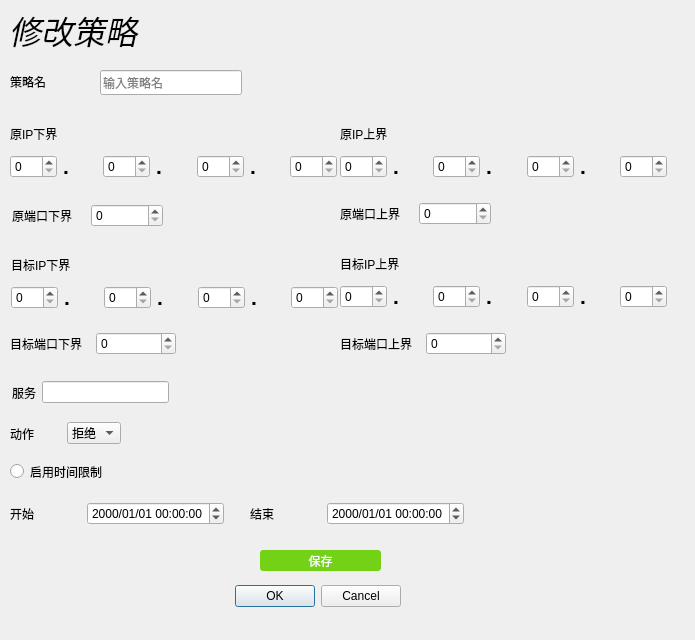
<?xml version="1.0" encoding="UTF-8"?>
<ui version="4.0">
 <class>alterrule</class>
 <widget class="QDialog" name="alterrule">
  <property name="geometry">
   <rect>
    <x>0</x>
    <y>0</y>
    <width>695</width>
    <height>640</height>
   </rect>
  </property>
  <property name="windowTitle">
   <string>Dialog</string>
  </property>
  <widget class="QDialogButtonBox" name="buttonBox">
   <property name="geometry">
    <rect>
     <x>60</x>
     <y>580</y>
     <width>341</width>
     <height>32</height>
    </rect>
   </property>
   <property name="orientation">
    <enum>Qt::Horizontal</enum>
   </property>
   <property name="standardButtons">
    <set>QDialogButtonBox::Cancel|QDialogButtonBox::Ok</set>
   </property>
  </widget>
  <widget class="QLabel" name="label_2">
   <property name="geometry">
    <rect>
     <x>10</x>
     <y>70</y>
     <width>45</width>
     <height>23</height>
    </rect>
   </property>
   <property name="text">
    <string>策略名</string>
   </property>
  </widget>
  <widget class="QWidget" name="layoutWidget">
   <property name="geometry">
    <rect>
     <x>11</x>
     <y>251</y>
     <width>327</width>
     <height>59</height>
    </rect>
   </property>
   <layout class="QVBoxLayout" name="verticalLayout_3">
    <item>
     <widget class="QLabel" name="label_6">
      <property name="text">
       <string>目标IP下界</string>
      </property>
     </widget>
    </item>
    <item>
     <layout class="QHBoxLayout" name="horizontalLayout_3">
      <item>
       <widget class="QSpinBox" name="target_ip_down1">
        <property name="maximum">
         <number>255</number>
        </property>
       </widget>
      </item>
      <item>
       <widget class="QLabel" name="label_19">
        <property name="font">
         <font>
          <pointsize>16</pointsize>
          <weight>75</weight>
          <bold>true</bold>
         </font>
        </property>
        <property name="text">
         <string>.</string>
        </property>
        <property name="margin">
         <number>0</number>
        </property>
        <property name="indent">
         <number>-1</number>
        </property>
       </widget>
      </item>
      <item>
       <widget class="QSpinBox" name="target_ip_down2">
        <property name="maximum">
         <number>255</number>
        </property>
       </widget>
      </item>
      <item>
       <widget class="QLabel" name="label_20">
        <property name="font">
         <font>
          <pointsize>16</pointsize>
          <weight>75</weight>
          <bold>true</bold>
         </font>
        </property>
        <property name="text">
         <string>.</string>
        </property>
        <property name="margin">
         <number>0</number>
        </property>
        <property name="indent">
         <number>-1</number>
        </property>
       </widget>
      </item>
      <item>
       <widget class="QSpinBox" name="target_ip_down3">
        <property name="maximum">
         <number>255</number>
        </property>
       </widget>
      </item>
      <item>
       <widget class="QLabel" name="label_21">
        <property name="font">
         <font>
          <pointsize>16</pointsize>
          <weight>75</weight>
          <bold>true</bold>
         </font>
        </property>
        <property name="text">
         <string>.</string>
        </property>
        <property name="margin">
         <number>0</number>
        </property>
        <property name="indent">
         <number>-1</number>
        </property>
       </widget>
      </item>
      <item>
       <widget class="QSpinBox" name="target_ip_down4">
        <property name="maximum">
         <number>255</number>
        </property>
       </widget>
      </item>
     </layout>
    </item>
   </layout>
  </widget>
  <widget class="QWidget" name="layoutWidget_2">
   <property name="geometry">
    <rect>
     <x>12</x>
     <y>202</y>
     <width>151</width>
     <height>28</height>
    </rect>
   </property>
   <layout class="QHBoxLayout" name="horizontalLayout_6">
    <item>
     <widget class="QLabel" name="label_10">
      <property name="text">
       <string>原端口下界</string>
      </property>
     </widget>
    </item>
    <item>
     <widget class="QSpinBox" name="ori_port_down">
      <property name="maximum">
       <number>65536</number>
      </property>
     </widget>
    </item>
   </layout>
  </widget>
  <widget class="QWidget" name="layoutWidget_3">
   <property name="geometry">
    <rect>
     <x>340</x>
     <y>200</y>
     <width>151</width>
     <height>28</height>
    </rect>
   </property>
   <layout class="QHBoxLayout" name="horizontalLayout_5">
    <item>
     <widget class="QLabel" name="label_12">
      <property name="text">
       <string>原端口上界</string>
      </property>
     </widget>
    </item>
    <item>
     <widget class="QSpinBox" name="ori_port_up">
      <property name="maximum">
       <number>65535</number>
      </property>
     </widget>
    </item>
   </layout>
  </widget>
  <widget class="QWidget" name="layoutWidget_4">
   <property name="geometry">
    <rect>
     <x>10</x>
     <y>330</y>
     <width>166</width>
     <height>28</height>
    </rect>
   </property>
   <layout class="QHBoxLayout" name="horizontalLayout_7">
    <item>
     <widget class="QLabel" name="label_9">
      <property name="text">
       <string>&lt;html&gt;&lt;head/&gt;&lt;body&gt;&lt;p&gt;目标端口下界&lt;/p&gt;&lt;/body&gt;&lt;/html&gt;</string>
      </property>
     </widget>
    </item>
    <item>
     <widget class="QSpinBox" name="target_port_down">
      <property name="maximum">
       <number>65536</number>
      </property>
     </widget>
    </item>
   </layout>
  </widget>
  <widget class="QLabel" name="label">
   <property name="geometry">
    <rect>
     <x>9</x>
     <y>9</y>
     <width>151</width>
     <height>41</height>
    </rect>
   </property>
   <property name="font">
    <font>
     <family>Rekha</family>
     <pointsize>24</pointsize>
     <weight>50</weight>
     <italic>true</italic>
     <bold>false</bold>
    </font>
   </property>
   <property name="text">
    <string>修改策略</string>
   </property>
  </widget>
  <widget class="QWidget" name="layoutWidget_5">
   <property name="geometry">
    <rect>
     <x>10</x>
     <y>420</y>
     <width>111</width>
     <height>27</height>
    </rect>
   </property>
   <layout class="QHBoxLayout" name="horizontalLayout_9">
    <item>
     <widget class="QLabel" name="label_8">
      <property name="text">
       <string>动作</string>
      </property>
     </widget>
    </item>
    <item>
     <widget class="QComboBox" name="action">
      <item>
       <property name="text">
        <string>拒绝</string>
       </property>
      </item>
     </widget>
    </item>
   </layout>
  </widget>
  <widget class="QWidget" name="layoutWidget_6">
   <property name="geometry">
    <rect>
     <x>340</x>
     <y>250</y>
     <width>327</width>
     <height>59</height>
    </rect>
   </property>
   <layout class="QVBoxLayout" name="verticalLayout_4">
    <item>
     <widget class="QLabel" name="label_13">
      <property name="text">
       <string>目标IP上界</string>
      </property>
     </widget>
    </item>
    <item>
     <layout class="QHBoxLayout" name="horizontalLayout_4">
      <item>
       <widget class="QSpinBox" name="target_ip_up1">
        <property name="maximum">
         <number>255</number>
        </property>
       </widget>
      </item>
      <item>
       <widget class="QLabel" name="label_22">
        <property name="font">
         <font>
          <pointsize>16</pointsize>
          <weight>75</weight>
          <bold>true</bold>
         </font>
        </property>
        <property name="text">
         <string>.</string>
        </property>
        <property name="margin">
         <number>0</number>
        </property>
        <property name="indent">
         <number>-1</number>
        </property>
       </widget>
      </item>
      <item>
       <widget class="QSpinBox" name="target_ip_up2">
        <property name="maximum">
         <number>255</number>
        </property>
       </widget>
      </item>
      <item>
       <widget class="QLabel" name="label_23">
        <property name="font">
         <font>
          <pointsize>16</pointsize>
          <weight>75</weight>
          <bold>true</bold>
         </font>
        </property>
        <property name="text">
         <string>.</string>
        </property>
        <property name="margin">
         <number>0</number>
        </property>
        <property name="indent">
         <number>-1</number>
        </property>
       </widget>
      </item>
      <item>
       <widget class="QSpinBox" name="target_ip_up3">
        <property name="maximum">
         <number>255</number>
        </property>
       </widget>
      </item>
      <item>
       <widget class="QLabel" name="label_24">
        <property name="font">
         <font>
          <pointsize>16</pointsize>
          <weight>75</weight>
          <bold>true</bold>
         </font>
        </property>
        <property name="text">
         <string>.</string>
        </property>
        <property name="margin">
         <number>0</number>
        </property>
        <property name="indent">
         <number>-1</number>
        </property>
       </widget>
      </item>
      <item>
       <widget class="QSpinBox" name="target_ip_up4">
        <property name="maximum">
         <number>255</number>
        </property>
       </widget>
      </item>
     </layout>
    </item>
   </layout>
  </widget>
  <widget class="QLineEdit" name="name">
   <property name="geometry">
    <rect>
     <x>100</x>
     <y>70</y>
     <width>142</width>
     <height>25</height>
    </rect>
   </property>
   <property name="text">
    <string/>
   </property>
   <property name="placeholderText">
    <string>输入策略名</string>
   </property>
  </widget>
  <widget class="QWidget" name="layoutWidget_7">
   <property name="geometry">
    <rect>
     <x>340</x>
     <y>120</y>
     <width>327</width>
     <height>59</height>
    </rect>
   </property>
   <layout class="QVBoxLayout" name="verticalLayout_2">
    <item>
     <widget class="QLabel" name="label_11">
      <property name="text">
       <string>原IP上界</string>
      </property>
     </widget>
    </item>
    <item>
     <layout class="QHBoxLayout" name="horizontalLayout_2">
      <item>
       <widget class="QSpinBox" name="ori_ip_up1">
        <property name="maximum">
         <number>255</number>
        </property>
       </widget>
      </item>
      <item>
       <widget class="QLabel" name="label_16">
        <property name="font">
         <font>
          <pointsize>16</pointsize>
          <weight>75</weight>
          <bold>true</bold>
         </font>
        </property>
        <property name="text">
         <string>.</string>
        </property>
        <property name="margin">
         <number>0</number>
        </property>
        <property name="indent">
         <number>-1</number>
        </property>
       </widget>
      </item>
      <item>
       <widget class="QSpinBox" name="ori_ip_up2">
        <property name="maximum">
         <number>255</number>
        </property>
       </widget>
      </item>
      <item>
       <widget class="QLabel" name="label_17">
        <property name="font">
         <font>
          <pointsize>16</pointsize>
          <weight>75</weight>
          <bold>true</bold>
         </font>
        </property>
        <property name="text">
         <string>.</string>
        </property>
        <property name="margin">
         <number>0</number>
        </property>
        <property name="indent">
         <number>-1</number>
        </property>
       </widget>
      </item>
      <item>
       <widget class="QSpinBox" name="ori_ip_up3">
        <property name="maximum">
         <number>255</number>
        </property>
       </widget>
      </item>
      <item>
       <widget class="QLabel" name="label_18">
        <property name="font">
         <font>
          <pointsize>16</pointsize>
          <weight>75</weight>
          <bold>true</bold>
         </font>
        </property>
        <property name="text">
         <string>.</string>
        </property>
        <property name="margin">
         <number>0</number>
        </property>
        <property name="indent">
         <number>-1</number>
        </property>
       </widget>
      </item>
      <item>
       <widget class="QSpinBox" name="ori_ip_up4">
        <property name="maximum">
         <number>255</number>
        </property>
       </widget>
      </item>
     </layout>
    </item>
   </layout>
  </widget>
  <widget class="QWidget" name="layoutWidget_8">
   <property name="geometry">
    <rect>
     <x>340</x>
     <y>330</y>
     <width>166</width>
     <height>28</height>
    </rect>
   </property>
   <layout class="QHBoxLayout" name="horizontalLayout_8">
    <item>
     <widget class="QLabel" name="label_14">
      <property name="text">
       <string>目标端口上界</string>
      </property>
     </widget>
    </item>
    <item>
     <widget class="QSpinBox" name="target_port_up">
      <property name="maximum">
       <number>65535</number>
      </property>
     </widget>
    </item>
   </layout>
  </widget>
  <widget class="QWidget" name="layoutWidget_9">
   <property name="geometry">
    <rect>
     <x>10</x>
     <y>120</y>
     <width>327</width>
     <height>59</height>
    </rect>
   </property>
   <layout class="QVBoxLayout" name="verticalLayout">
    <item>
     <widget class="QLabel" name="label_5">
      <property name="text">
       <string>原IP下界</string>
      </property>
     </widget>
    </item>
    <item>
     <layout class="QHBoxLayout" name="horizontalLayout">
      <item>
       <widget class="QSpinBox" name="ori_ip_down1">
        <property name="maximum">
         <number>255</number>
        </property>
       </widget>
      </item>
      <item>
       <widget class="QLabel" name="label_3">
        <property name="font">
         <font>
          <pointsize>16</pointsize>
          <weight>75</weight>
          <bold>true</bold>
         </font>
        </property>
        <property name="text">
         <string>.</string>
        </property>
        <property name="margin">
         <number>0</number>
        </property>
        <property name="indent">
         <number>-1</number>
        </property>
       </widget>
      </item>
      <item>
       <widget class="QSpinBox" name="ori_ip_down2">
        <property name="maximum">
         <number>255</number>
        </property>
       </widget>
      </item>
      <item>
       <widget class="QLabel" name="label_4">
        <property name="font">
         <font>
          <pointsize>16</pointsize>
          <weight>75</weight>
          <bold>true</bold>
         </font>
        </property>
        <property name="text">
         <string>.</string>
        </property>
        <property name="margin">
         <number>0</number>
        </property>
        <property name="indent">
         <number>-1</number>
        </property>
       </widget>
      </item>
      <item>
       <widget class="QSpinBox" name="ori_ip_down3">
        <property name="maximum">
         <number>255</number>
        </property>
       </widget>
      </item>
      <item>
       <widget class="QLabel" name="label_15">
        <property name="font">
         <font>
          <pointsize>16</pointsize>
          <weight>75</weight>
          <bold>true</bold>
         </font>
        </property>
        <property name="text">
         <string>.</string>
        </property>
        <property name="margin">
         <number>0</number>
        </property>
        <property name="indent">
         <number>-1</number>
        </property>
       </widget>
      </item>
      <item>
       <widget class="QSpinBox" name="ori_ip_down4">
        <property name="maximum">
         <number>255</number>
        </property>
       </widget>
      </item>
     </layout>
    </item>
   </layout>
  </widget>
  <widget class="QRadioButton" name="radioButton">
   <property name="geometry">
    <rect>
     <x>10</x>
     <y>460</y>
     <width>112</width>
     <height>23</height>
    </rect>
   </property>
   <property name="text">
    <string>启用时间限制</string>
   </property>
  </widget>
  <widget class="QWidget" name="layoutWidget_10">
   <property name="geometry">
    <rect>
     <x>250</x>
     <y>500</y>
     <width>214</width>
     <height>28</height>
    </rect>
   </property>
   <layout class="QHBoxLayout" name="horizontalLayout_11">
    <item>
     <widget class="QLabel" name="label_27">
      <property name="text">
       <string>结束</string>
      </property>
     </widget>
    </item>
    <item>
     <widget class="QDateTimeEdit" name="time2">
      <property name="displayFormat">
       <string>yyyy/MM/dd hh:mm:ss</string>
      </property>
     </widget>
    </item>
   </layout>
  </widget>
  <widget class="QWidget" name="layoutWidget_11">
   <property name="geometry">
    <rect>
     <x>10</x>
     <y>500</y>
     <width>214</width>
     <height>28</height>
    </rect>
   </property>
   <layout class="QHBoxLayout" name="horizontalLayout_12">
    <item>
     <widget class="QLabel" name="label_26">
      <property name="text">
       <string>开始</string>
      </property>
     </widget>
    </item>
    <item>
     <widget class="QDateTimeEdit" name="time1">
      <property name="displayFormat">
       <string>yyyy/MM/dd hh:mm:ss</string>
      </property>
     </widget>
    </item>
   </layout>
  </widget>
  <widget class="QPushButton" name="save">
   <property name="geometry">
    <rect>
     <x>260</x>
     <y>550</y>
     <width>121</width>
     <height>21</height>
    </rect>
   </property>
   <property name="palette">
    <palette>
     <active>
      <colorrole role="WindowText">
       <brush brushstyle="SolidPattern">
        <color alpha="255">
         <red>255</red>
         <green>255</green>
         <blue>255</blue>
        </color>
       </brush>
      </colorrole>
      <colorrole role="Button">
       <brush brushstyle="SolidPattern">
        <color alpha="255">
         <red>115</red>
         <green>210</green>
         <blue>22</blue>
        </color>
       </brush>
      </colorrole>
      <colorrole role="Text">
       <brush brushstyle="SolidPattern">
        <color alpha="255">
         <red>255</red>
         <green>255</green>
         <blue>255</blue>
        </color>
       </brush>
      </colorrole>
      <colorrole role="ButtonText">
       <brush brushstyle="SolidPattern">
        <color alpha="255">
         <red>255</red>
         <green>255</green>
         <blue>255</blue>
        </color>
       </brush>
      </colorrole>
      <colorrole role="Base">
       <brush brushstyle="SolidPattern">
        <color alpha="255">
         <red>115</red>
         <green>210</green>
         <blue>22</blue>
        </color>
       </brush>
      </colorrole>
      <colorrole role="Window">
       <brush brushstyle="SolidPattern">
        <color alpha="255">
         <red>115</red>
         <green>210</green>
         <blue>22</blue>
        </color>
       </brush>
      </colorrole>
      <colorrole role="Highlight">
       <brush brushstyle="SolidPattern">
        <color alpha="255">
         <red>115</red>
         <green>210</green>
         <blue>22</blue>
        </color>
       </brush>
      </colorrole>
      <colorrole role="PlaceholderText">
       <brush brushstyle="NoBrush">
        <color alpha="128">
         <red>255</red>
         <green>255</green>
         <blue>255</blue>
        </color>
       </brush>
      </colorrole>
     </active>
     <inactive>
      <colorrole role="WindowText">
       <brush brushstyle="SolidPattern">
        <color alpha="255">
         <red>255</red>
         <green>255</green>
         <blue>255</blue>
        </color>
       </brush>
      </colorrole>
      <colorrole role="Button">
       <brush brushstyle="SolidPattern">
        <color alpha="255">
         <red>115</red>
         <green>210</green>
         <blue>22</blue>
        </color>
       </brush>
      </colorrole>
      <colorrole role="Text">
       <brush brushstyle="SolidPattern">
        <color alpha="255">
         <red>255</red>
         <green>255</green>
         <blue>255</blue>
        </color>
       </brush>
      </colorrole>
      <colorrole role="ButtonText">
       <brush brushstyle="SolidPattern">
        <color alpha="255">
         <red>255</red>
         <green>255</green>
         <blue>255</blue>
        </color>
       </brush>
      </colorrole>
      <colorrole role="Base">
       <brush brushstyle="SolidPattern">
        <color alpha="255">
         <red>115</red>
         <green>210</green>
         <blue>22</blue>
        </color>
       </brush>
      </colorrole>
      <colorrole role="Window">
       <brush brushstyle="SolidPattern">
        <color alpha="255">
         <red>115</red>
         <green>210</green>
         <blue>22</blue>
        </color>
       </brush>
      </colorrole>
      <colorrole role="Highlight">
       <brush brushstyle="SolidPattern">
        <color alpha="255">
         <red>115</red>
         <green>210</green>
         <blue>22</blue>
        </color>
       </brush>
      </colorrole>
      <colorrole role="PlaceholderText">
       <brush brushstyle="NoBrush">
        <color alpha="128">
         <red>255</red>
         <green>255</green>
         <blue>255</blue>
        </color>
       </brush>
      </colorrole>
     </inactive>
     <disabled>
      <colorrole role="WindowText">
       <brush brushstyle="SolidPattern">
        <color alpha="255">
         <red>255</red>
         <green>255</green>
         <blue>255</blue>
        </color>
       </brush>
      </colorrole>
      <colorrole role="Button">
       <brush brushstyle="SolidPattern">
        <color alpha="255">
         <red>115</red>
         <green>210</green>
         <blue>22</blue>
        </color>
       </brush>
      </colorrole>
      <colorrole role="Text">
       <brush brushstyle="SolidPattern">
        <color alpha="255">
         <red>255</red>
         <green>255</green>
         <blue>255</blue>
        </color>
       </brush>
      </colorrole>
      <colorrole role="ButtonText">
       <brush brushstyle="SolidPattern">
        <color alpha="255">
         <red>255</red>
         <green>255</green>
         <blue>255</blue>
        </color>
       </brush>
      </colorrole>
      <colorrole role="Base">
       <brush brushstyle="SolidPattern">
        <color alpha="255">
         <red>115</red>
         <green>210</green>
         <blue>22</blue>
        </color>
       </brush>
      </colorrole>
      <colorrole role="Window">
       <brush brushstyle="SolidPattern">
        <color alpha="255">
         <red>115</red>
         <green>210</green>
         <blue>22</blue>
        </color>
       </brush>
      </colorrole>
      <colorrole role="Highlight">
       <brush brushstyle="SolidPattern">
        <color alpha="255">
         <red>145</red>
         <green>145</green>
         <blue>145</blue>
        </color>
       </brush>
      </colorrole>
      <colorrole role="PlaceholderText">
       <brush brushstyle="NoBrush">
        <color alpha="128">
         <red>255</red>
         <green>255</green>
         <blue>255</blue>
        </color>
       </brush>
      </colorrole>
     </disabled>
    </palette>
   </property>
   <property name="styleSheet">
    <string notr="true">QPushButton { background-color: rgb(115, 210, 22); border-radius: 3px; color: rgb(255, 255, 255); } QPushButton:hover { background-color: rgb(138, 226, 52); }</string>
   </property>
   <property name="text">
    <string>保存</string>
   </property>
  </widget>
  <widget class="QWidget" name="layoutWidget">
   <property name="geometry">
    <rect>
     <x>12</x>
     <y>380</y>
     <width>157</width>
     <height>25</height>
    </rect>
   </property>
   <layout class="QHBoxLayout" name="horizontalLayout_10">
    <item>
     <widget class="QLabel" name="label_7">
      <property name="text">
       <string>服务</string>
      </property>
     </widget>
    </item>
    <item>
     <widget class="QLineEdit" name="service">
      <property name="readOnly">
       <bool>true</bool>
      </property>
     </widget>
    </item>
   </layout>
  </widget>
 </widget>
 <resources/>
 <connections>
  <connection>
   <sender>buttonBox</sender>
   <signal>accepted()</signal>
   <receiver>alterrule</receiver>
   <slot>accept()</slot>
   <hints>
    <hint type="sourcelabel">
     <x>248</x>
     <y>254</y>
    </hint>
    <hint type="destinationlabel">
     <x>157</x>
     <y>274</y>
    </hint>
   </hints>
  </connection>
  <connection>
   <sender>buttonBox</sender>
   <signal>rejected()</signal>
   <receiver>alterrule</receiver>
   <slot>reject()</slot>
   <hints>
    <hint type="sourcelabel">
     <x>316</x>
     <y>260</y>
    </hint>
    <hint type="destinationlabel">
     <x>286</x>
     <y>274</y>
    </hint>
   </hints>
  </connection>
 </connections>
</ui>
